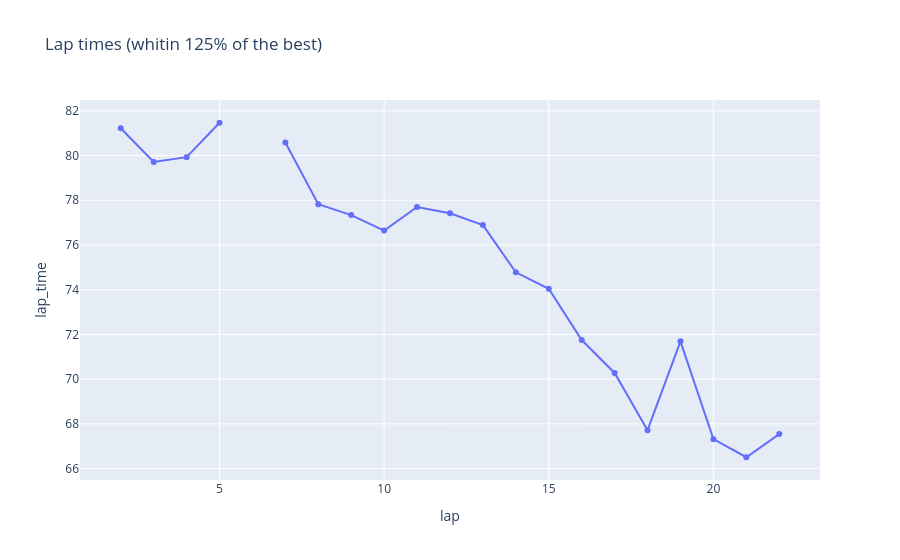

Notebook code for this chart:
### Code cell
laps.sectors.start_line = Segment(s1, s2)
laps.sectors.sector_lines = [
    # Segment(s3, s4),
    # Segment(s5, s6),
]
laps.update()

laps_times = pd.DataFrame(
    [
        dict(
            lap=i,
            lap_time=laps.lap_time(i),
            **{f"S{j + 1}": laps.sector_time(3 * i + j) for j in range(3)},
        )
        for i in range(laps.laps_count())
    ]
)

# Filter out laps around pits
non_outliars = laps_times["lap_time"] > 10

# Filter out slow laps: in-between sessions, bunch of yellows, etc.
non_outliars &= (
    laps_times["lap_time"] < 1.25 * laps_times.loc[non_outliars, "lap_time"].min()
)

px.line(
    laps_times.where(non_outliars),
    x="lap",
    y="lap_time",
    title=r"Lap times (whitin 125% of the best)",
    markers=True,
)

### Figure 1 — Plotly figure (JSON) as saved in the notebook; plotly's stock layout.template omitted (floating-point values rounded to 4 significant figures)
{"data": [{"hovertemplate": "lap=%{x}<br>lap_time=%{y}<extra></extra>", "legendgroup": "", "line": {"color": "#636efa", "dash": "solid"}, "marker": {"symbol": "circle"}, "mode": "lines+markers", "name": "", "orientation": "v", "showlegend": false, "type": "scatter", "x": [NaN, NaN, 2.0, 3.0, 4.0, 5.0, NaN, 7.0, 8.0, 9.0, 10.0, 11.0, 12.0, 13.0, 14.0, 15.0, 16.0, 17.0, 18.0, 19.0, 20.0, 21.0, 22.0, NaN], "xaxis": "x", "y": [NaN, NaN, 81.22, 79.71, 79.93, 81.47, NaN, 80.59, 77.82, 77.34, 76.65, 77.7, 77.42, 76.89, 74.78, 74.04, 71.75, 70.28, 67.72, 71.69, 67.32, 66.51, 67.54, NaN], "yaxis": "y"}], "layout": {"legend": {"tracegroupgap": 0}, "title": {"text": "Lap times (whitin 125% of the best)"}, "xaxis": {"anchor": "y", "domain": [0, 1], "title": {"text": "lap"}}, "yaxis": {"anchor": "x", "domain": [0, 1], "title": {"text": "lap_time"}}}}
